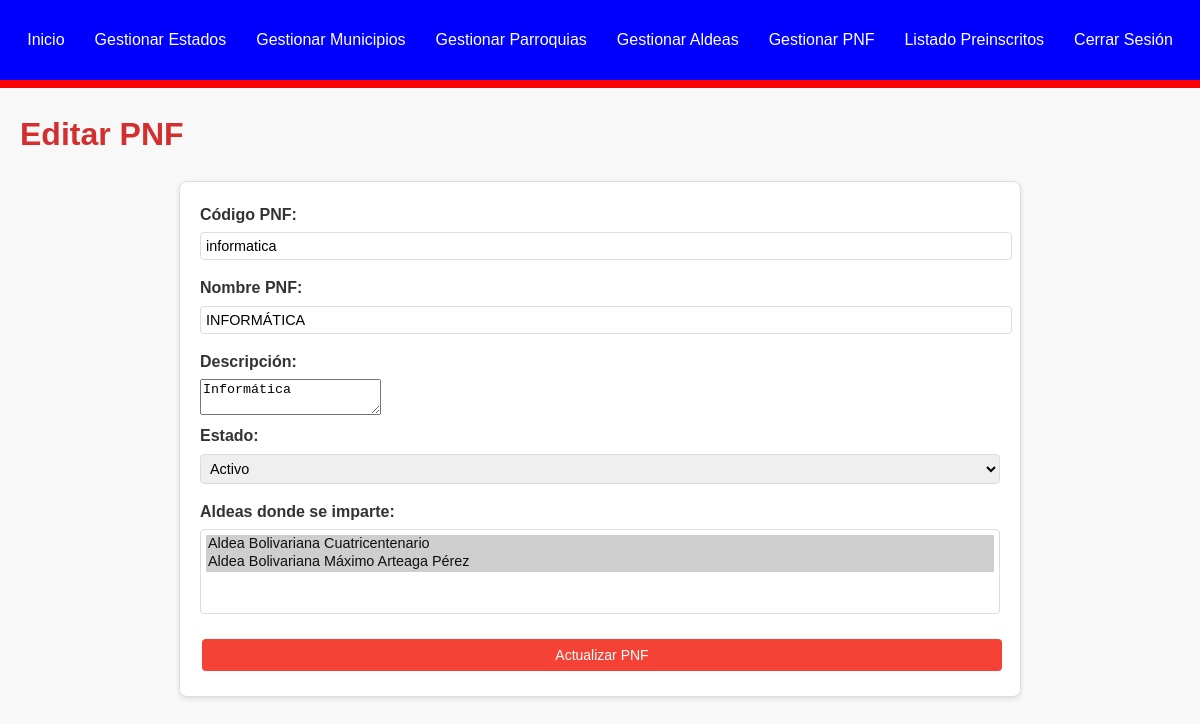
Screenshot of /pnf/editar_pnf.php?id=2 (signed in) with the database file from the repository.
### tables this page shows
CREATE TABLE `pnf` (
  `pnf_id` int(11) NOT NULL,
  `codigo_pnf` varchar(50) DEFAULT NULL,
  `nombre_pnf` varchar(200) NOT NULL,
  `descripcion` text DEFAULT NULL,
  `estado` enum('Activo','Inactivo') NOT NULL DEFAULT 'Activo'
);

### pnf/editar_pnf.php (the view, shortened to what this page needs)
<?php
require_once '../includes/db.php';
$pnf_id = $_GET['id'] ?? null;
$pnf = null;
$aldeas = [];
$aldeas_seleccionadas = [];
if ($pnf_id) {
    try {
        $sql = "SELECT pnf_id, codigo_pnf, nombre_pnf, descripcion, estado FROM pnf WHERE pnf_id = :pnf_id LIMIT 1";
        $stmt = $pdo->prepare($sql);
        $stmt->bindParam(':pnf_id', $pnf_id);
        $stmt->execute();
        $pnf = $stmt->fetch(PDO::FETCH_ASSOC);
        $sql_aldeas = "SELECT aldea_id, nombre_aldea FROM aldea WHERE estado = 'Activa' ORDER BY nombre_aldea";
        $stmt_aldeas = $pdo->query($sql_aldeas);
        $aldeas = $stmt_aldeas->fetchAll();
        $sql_aldeas_pnf = "SELECT aldea_id FROM aldea_pnf WHERE pnf_id = :pnf_id";
        $stmt_aldeas_pnf = $pdo->prepare($sql_aldeas_pnf);
        $stmt_aldeas_pnf->bindParam(':pnf_id', $pnf_id);
        $stmt_aldeas_pnf->execute();
        $aldeas_seleccionadas = $stmt_aldeas_pnf->fetchAll(PDO::FETCH_COLUMN);
    } catch (PDOException $e) {
        $error_message = "Error al cargar el PNF: " . $e->getMessage();
    }
}
?>
<!DOCTYPE html>
<html lang="es">
<head>
    <link rel="stylesheet" href="../css/style.css">
</head>
<body>
<?php include '../includes/menu.php'; ?>
    <h1>Editar PNF</h1>
    <?php if ($pnf): ?>
        <form action="" method="POST">
            <div class="form-group">
                <label for="codigo_pnf">Código PNF:</label>
                <input type="text" id="codigo_pnf" name="codigo_pnf" value="<?php echo htmlspecialchars($pnf['codigo_pnf']); ?>">
            </div>
            <div class="form-group">
                <label for="nombre_pnf">Nombre PNF:</label>
                <input type="text" id="nombre_pnf" name="nombre_pnf" required value="<?php echo htmlspecialchars($pnf['nombre_pnf']); ?>">
            </div>
            <div class="form-group">
                <label for="descripcion">Descripción:</label>
                <textarea id="descripcion" name="descripcion"><?php echo htmlspecialchars($pnf['descripcion']); ?></textarea>
            </div>
            <div class="form-group">
                <label for="estado">Estado:</label>
                <select id="estado" name="estado">
                    <option value="Activo" <?php echo ($pnf['estado'] === 'Activo') ? 'selected' : ''; ?>>Activo</option>
                </select>
            </div>
            <div class="form-group">
                <label for="aldeas">Aldeas donde se imparte:</label>
                <select id="aldeas" name="aldeas[]" multiple>
                    <?php foreach ($aldeas as $aldea): ?>
                        <option value="<?php echo $aldea['aldea_id']; ?>"
                            <?php echo in_array($aldea['aldea_id'], $aldeas_seleccionadas) ? 'selected' : ''; ?>>
                            <?php echo htmlspecialchars($aldea['nombre_aldea']); ?>
                        </option>
                    <?php endforeach; ?>
                </select>
            </div>
            <button type="submit" class="btn btn-primary">Actualizar PNF</button>
        </form>
    <?php else: ?>
        <p>No se encontró el PNF especificado.</p>
    <?php endif; ?>
</body>
</html>

### css/style.css (style rules this page uses)
:root { --primary-color: #F44336; --primary-dark: #D32F2F; --secondary-color: #FFEB3B; --text-color: #333; --background-color: #f8f8f8; --card-background: #fff; --border-color: #ddd; }
body { font-family: 'Arial', sans-serif; line-height: 1.6; color: var(--text-color); background-color: var(--background-color); margin: 0; }
h1, h2, h3 { color: var(--primary-dark); margin-bottom: 20px; margin-right: 20px; margin-left: 20px; }
.btn { display: inline-block; padding: 8px 15px; margin: 5px 2px; border-radius: 4px; text-decoration: none; font-size: 14px; cursor: pointer; transition: background-color 0.3s ease, opacity 0.3s ease; border: none; }
.btn-primary { background-color: var(--primary-color); color: white; }
form { max-width: 800px; margin: 20px auto; padding: 20px; background-color: var(--card-background); border: 1px solid var(--border-color); border-radius: 8px; box-shadow: 0 2px 5px rgba(0, 0, 0, 0.1); }
form label { display: block; font-weight: bold; margin-bottom: 5px; }
form input, form select { width: 100%; padding: 5px; margin-bottom: 15px; border: 1px solid var(--border-color); border-radius: 4px; font-size: 0.9em; }
form button { width: 100%; padding: 10px; background-color: var(--primary-color); color: white; border: none; border-radius: 4px; font-size: 1em; cursor: pointer; }

### rows the page displays
pnf: codigo_pnf "informatica", nombre_pnf "INFORMÁTICA", descripcion "Informática", estado "Activo"

### other values shown
form field value "Aldea Bolivariana Cuatricentenario ☑ / Aldea Bolivariana Máximo Arteaga Pérez ☑"
